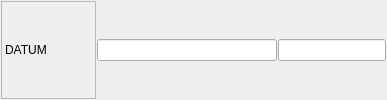
             <widget class="QFrame" name="frame_35">
              <property name="frameShape">
               <enum>QFrame::NoFrame</enum>
              </property>
              <property name="frameShadow">
               <enum>QFrame::Raised</enum>
              </property>
              <layout class="QHBoxLayout" name="horizontalLayout_23">
               <property name="spacing">
                <number>1</number>
               </property>
               <property name="leftMargin">
                <number>1</number>
               </property>
               <property name="topMargin">
                <number>1</number>
               </property>
               <property name="rightMargin">
                <number>1</number>
               </property>
               <property name="bottomMargin">
                <number>1</number>
               </property>
               <item>
                <widget class="QLabel" name="label_18">
                 <property name="minimumSize">
                  <size>
                   <width>95</width>
                   <height>0</height>
                  </size>
                 </property>
                 <property name="frameShape">
                  <enum>QFrame::StyledPanel</enum>
                 </property>
                 <property name="text">
                  <string>DATUM</string>
                 </property>
                </widget>
               </item>
               <item>
                <widget class="QLineEdit" name="txtDatumPromjene">
                 <property name="sizePolicy">
                  <sizepolicy hsizetype="Preferred" vsizetype="Fixed">
                   <horstretch>0</horstretch>
                   <verstretch>0</verstretch>
                  </sizepolicy>
                 </property>
                 <property name="minimumSize">
                  <size>
                   <width>180</width>
                   <height>0</height>
                  </size>
                 </property>
                 <property name="maximumSize">
                  <size>
                   <width>180</width>
                   <height>16777215</height>
                  </size>
                 </property>
                 <property name="font">
                  <font>
                   <weight>50</weight>
                   <bold>false</bold>
                  </font>
                 </property>
                </widget>
               </item>
               <item>
                <widget class="QLineEdit" name="txtPromijenio">
                 <property name="font">
                  <font>
                   <weight>50</weight>
                   <bold>false</bold>
                  </font>
                 </property>
                </widget>
               </item>
              </layout>
             </widget>
